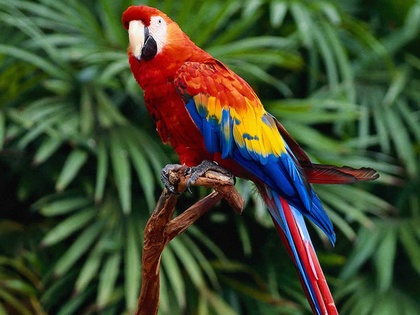
%> input picture PSID - Procesamiento de Señales e Imágenes Digitales/3. Laboratorios/3.4. Laboratorio N° 4/20172_lab04/20172-lab04_parte2/20172-lab04_parte2/Propuestos/imagenes/parrot.jpg, 420 x 315 px, shrunk from 1024 x 768 before the run
$ octave pregunta3.m   (GNU Octave 9; MATLAB toolbox functions it lacks are replaced by stand-ins)
%> lines starting %> are read from the running program, lines starting %| are printed output that depends on the picture
%% Pregunta 3
%% a)
clear all;close all;clc;
% leemos la imagen
I=imread('parrot.jpg');
%> I is the input picture: size 315x420x3 uint8; mean R, G, B 66.3, 76.1, 48.3
% transformar a escala de grises. Se usa rgb2gray(), que asigna pesos diferentes a cada canal, buscando retener solo informacion de luminosidad de la imagen.
I2=rgb2gray(I);
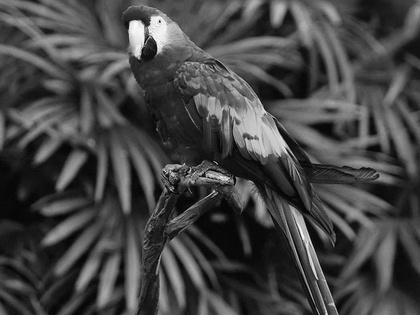
%> I2: size 315x420 uint8; min 1, max 254, mean 70
% calcular el histograma
imhist(I2(:))
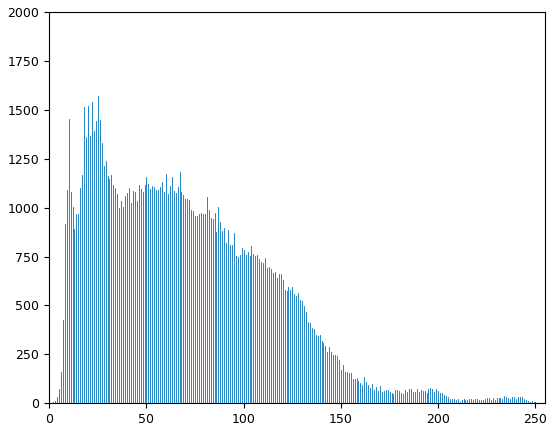
%> figure redrawn from the program's plot data; highest point at x = 25, y = 1570
%% b) TRANFORMACION LOGARITMICA
% Realizamos un cast a double, para que los valores se encuentren entre 0 y 255.
f=double(I2);
C=1;
%Aplicamos la ecuacion (1)
G=C*log(1+f);
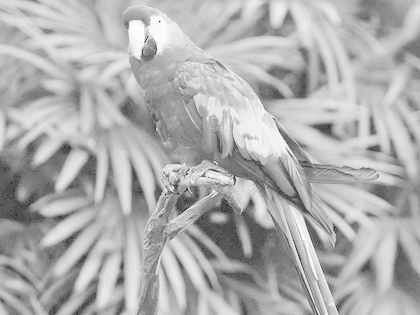
%> G: size 315x420 double; min 0.693, max 5.54, mean 4.04; drawn with min black and max white
%Para mostrar la imagen entre [0 255], hallamos un factor de normalizacion.
factor=255/max(G(:));
%> factor = 46.02
%Multiplicamos la imagen resultante por dicho factor (comprobar que en efecto,B tiene valores entre 0 y 255).
B=factor*G;
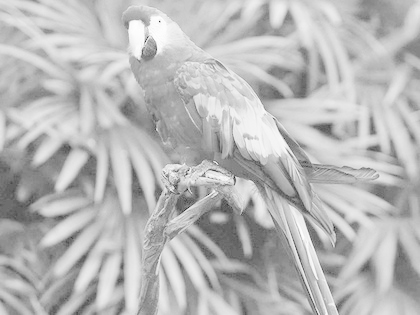
%> B: size 315x420 double; min 31.9, max 255, mean 185.8
%Se grafica la imagen resultante, y se coloca el titulo adecuado.
figure,imshow(B,[]);title('Transformacion Log -> G = c*log(1+f)');
%Realizamos un cast a uint8 para proceder a hallar el histograma. Notar que si no se realizaba el cast, imhist() solo iba a considerar valores entre 0 y 1.
B2=uint8(B);
imhist(B2)
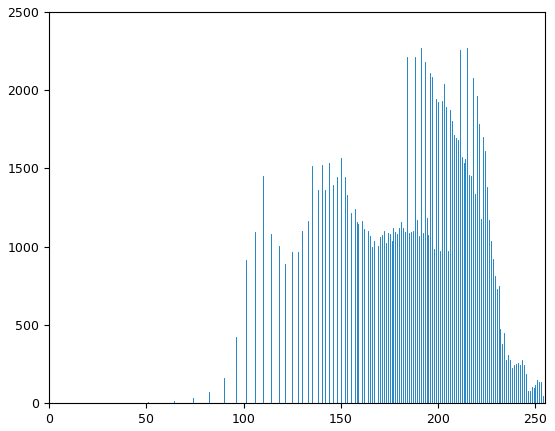
%> figure redrawn from the program's plot data; highest point at x = 215, y = 2273
%% c) ECUALIZACION DEL HISTOGRAMA
%realizamos la ecualizacion directamente a la imagen en escala de grises.
ee=histeq(I2);
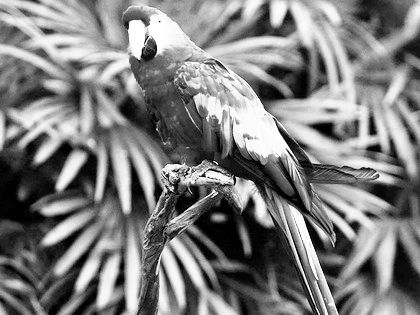
%> ee: size 315x420 uint8; min 0, max 255, mean 126.4
figure,imshow(ee);title('Ecualizacion del histograma');
% transformacion logaritmica inversa (segun ecuacion 3)
f_inv=exp(G./C)-1;
figure,imshow(f_inv,[]);title('Transformacion Log Inversa-> f_{inv} = exp(G/C)-1');

% Para el caso de la ecualizacion, no es posible obtener nuevamente la imagen original, por el motivo mencionado anteriormente.
% transformacion logaritmica inversa (segun ecuacion 3)

%% d)bit-plane
% Se hace un cast a tipo double a la imagen en escala de grises.
  I22=double(I2);
  [r,c]= size(I2);
%> r = 315; c = 420
  % Se trabaja para los 7 bits de intensidad. La imagen es dividida por 2^n, donde n es el numero de bits a mostrar. Luego, para efectivamente emplear solo n bits, se emplea ceil(), cuya funcion es  cuantizar la imagen. Luego, para recuperar el rango de valores original, se vuelve a multiplicar por 2^n.
  for m = 1:r
      for n = 1:c
          b(m,n,1)=ceil(I22(m,n)/power(2,7))*power(2,7);
          b(m,n,2)=ceil(I22(m,n)/power(2,6))*power(2,6);
          b(m,n,3)=ceil(I22(m,n)/power(2,5))*power(2,5);
          b(m,n,4)=ceil(I22(m,n)/power(2,4))*power(2,4);
          b(m,n,5)=ceil(I22(m,n)/power(2,3))*power(2,3);
          b(m,n,6)=ceil(I22(m,n)/power(2,2))*power(2,2);
          b(m,n,7)=ceil(I22(m,n)/power(2,1))*power(2,1);
      end
  end
  % Se grafica las 8 imagenes en una misma ventana. Se hace un cast a uint8 para su correcta visualizacion.
  for i=7:-1:1
      subplot(2,4,i+1),imshow(uint8(b(:,:,i)));
      plot_header = sprintf('bit - %d',i);
      title(plot_header);
  end
  subplot(2,4,1),imshow(I2); plot_header = sprintf('Imagen original');
  title(plot_header);
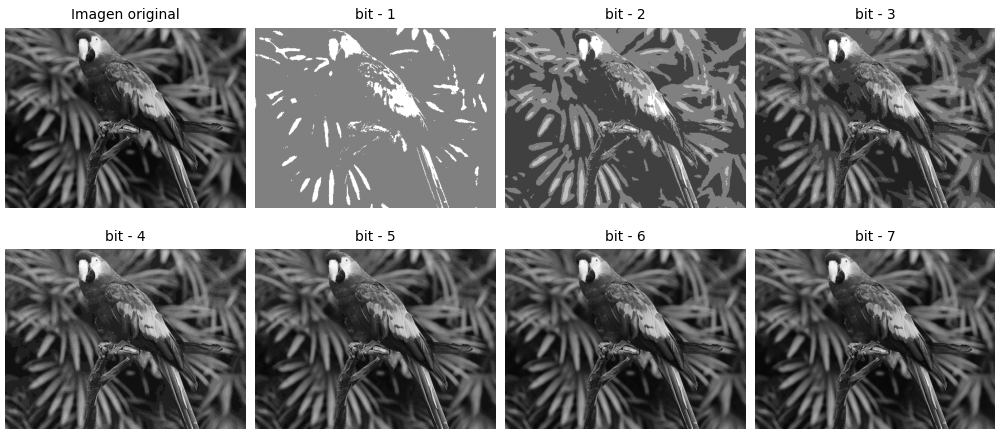
%> figure redrawn from the program's plot data, 8 panels
